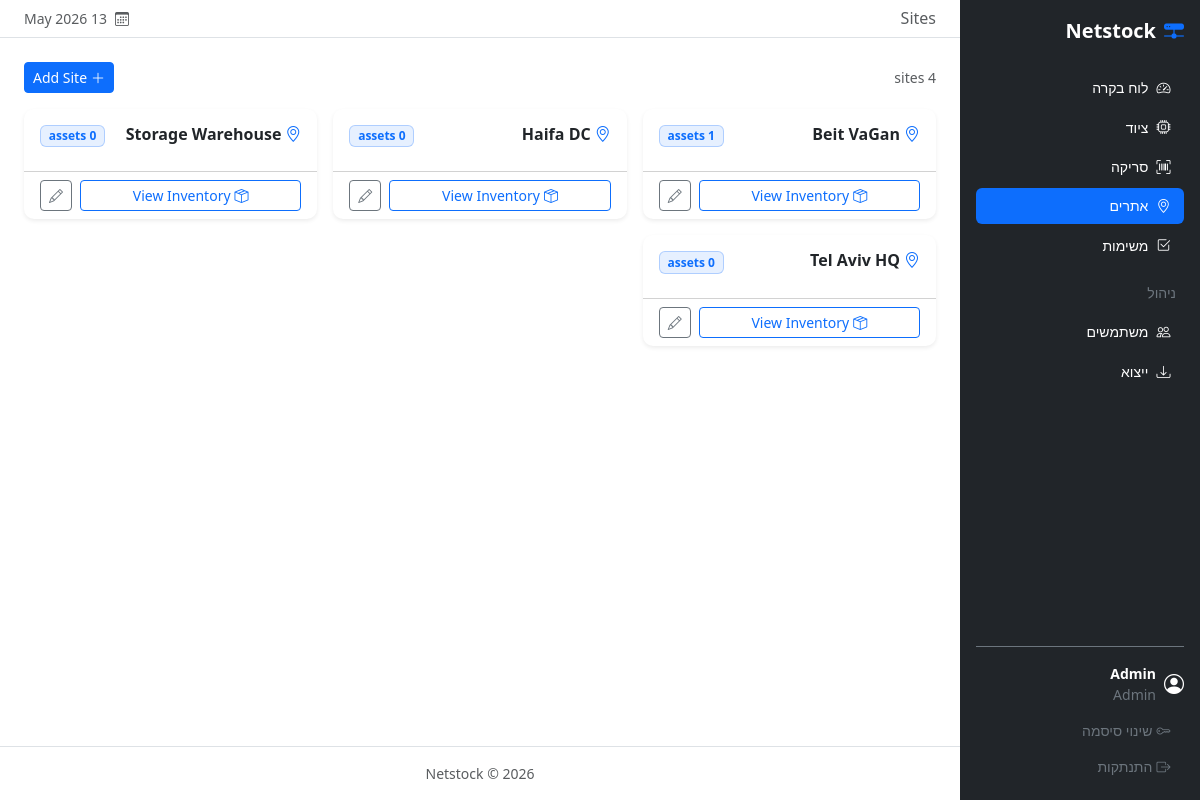
The page /sites/ (signed in) on the database its author committed.
### app/models/user.py (models this page shows, shortened)
class User(UserMixin, db.Model):
    __tablename__ = 'users'
    id = db.Column(db.Integer, primary_key=True)
    name = db.Column(db.String(100), nullable=False)
    email = db.Column(db.String(150), unique=True, nullable=False)
    password_hash = db.Column(db.String(255), nullable=False)
    role = db.Column(db.Enum('admin', 'technician', 'viewer', name='user_role'),
                     nullable=False, default='technician')
    created_at = db.Column(db.DateTime, default=datetime.utcnow)
    assigned_assets = db.relationship('Asset', foreign_keys='Asset.assigned_to_id',
                                      backref='assignee', lazy='dynamic')
    events = db.relationship('AssetEvent', backref='performed_by_user', lazy='dynamic')
    tasks = db.relationship('Task', backref='assignee', lazy='dynamic')
    @property
    def is_admin(self):
        return self.role == 'admin'

### app/models/site.py (models this page shows, shortened)
class Site(db.Model):
    __tablename__ = 'sites'
    id = db.Column(db.Integer, primary_key=True)
    name = db.Column(db.String(150), nullable=False)
    address = db.Column(db.Text)
    notes = db.Column(db.Text)
    current_assets = db.relationship('Asset', foreign_keys='Asset.current_site_id',
                                     backref='current_site', lazy='dynamic')
    events_from = db.relationship('AssetEvent', foreign_keys='AssetEvent.from_site_id',
                                  backref='from_site', lazy='dynamic')
    events_to = db.relationship('AssetEvent', foreign_keys='AssetEvent.to_site_id',
                                backref='to_site', lazy='dynamic')

### app/routes/sites.py (the view)
@sites_bp.route('/')
@login_required
def list_sites():
    sites = Site.query.order_by(Site.name).all()
    counts = {
        s.id: Asset.query.filter_by(current_site_id=s.id).count()
        for s in sites
    }
    return render_template('sites/list.html', sites=sites, counts=counts)

### app/models/user.py (called while the page is built)
@login_manager.user_loader
def load_user(user_id):
    return User.query.get(int(user_id))

### app/templates/sites/list.html (shortened to what this page needs)
{% extends 'base.html' %}
{% block page_title %}Sites{% endblock %}
{% block content %}
<div class="d-flex justify-content-between align-items-center mb-3">
  <span class="text-muted small">{{ sites | length }} site{{ 's' if sites | length != 1 }}</span>
  {% if current_user.is_admin %}
  <a href="{{ url_for('sites.new_site') }}" class="btn btn-primary btn-sm">
    <i class="bi bi-plus-lg me-1"></i>Add Site
  </a>
  {% endif %}
</div>
<div class="row g-3">
  {% for site in sites %}
  <div class="col-md-6 col-lg-4">
    <div class="card border-0 shadow-sm h-100">
      <div class="card-body">
        <div class="d-flex justify-content-between align-items-start mb-2">
          <h6 class="card-title mb-0 fw-semibold">
            <i class="bi bi-geo-alt text-primary me-1"></i>{{ site.name }}
          </h6>
          <span class="badge bg-primary bg-opacity-10 text-primary border border-primary border-opacity-25">
            {{ counts.get(site.id, 0) }} assets
          </span>
        </div>
      </div>
      <div class="card-footer bg-transparent d-flex gap-2">
        <a href="{{ url_for('sites.detail', id=site.id) }}" class="btn btn-sm btn-outline-primary flex-grow-1">
          <i class="bi bi-box-seam me-1"></i>View Inventory
        </a>
        {% if current_user.is_admin %}
        <a href="{{ url_for('sites.edit', id=site.id) }}" class="btn btn-sm btn-outline-secondary">
          <i class="bi bi-pencil"></i>
        </a>
        {% endif %}
      </div>
    </div>
  </div>
  {% else %}
  <div class="col-12 text-center text-muted py-5">
    <i class="bi bi-geo-alt fs-3 d-block mb-2"></i>No sites yet.
  </div>
  {% endfor %}
</div>
{% endblock %}

### app/templates/base.html (shortened to what this page needs)
<!DOCTYPE html>
<html lang="he" dir="rtl">
<head>
  <link rel="stylesheet" href="https://cdn.jsdelivr.net/npm/bootstrap@5.3.3/dist/css/bootstrap.rtl.min.css" />
  <link rel="stylesheet" href="https://cdn.jsdelivr.net/npm/bootstrap-icons@1.11.3/font/bootstrap-icons.min.css" />
  <link rel="stylesheet" href="{{ url_for('static', filename='css/style.css') }}" />
</head>
<body>
<div class="d-flex">
  <nav id="sidebar" class="bg-dark text-white d-flex flex-column p-3">
    <a href="{{ url_for('main.dashboard') }}" class="navbar-brand text-white fw-bold fs-5 mb-4 d-flex align-items-center gap-2">
      <i class="bi bi-hdd-network-fill text-primary"></i> Netstock
    </a>
    <ul class="nav nav-pills flex-column gap-1 flex-grow-1">
      <li class="nav-item">
        <a href="{{ url_for('main.dashboard') }}"
           class="nav-link text-white {% if request.endpoint == 'main.dashboard' %}active{% endif %}">
          <i class="bi bi-speedometer2 me-2"></i>לוח בקרה
        </a>
      </li>
      <li class="nav-item">
        <a href="{{ url_for('assets.list_assets') }}"
           class="nav-link text-white {% if request.blueprint == 'assets' %}active{% endif %}">
          <i class="bi bi-cpu me-2"></i>ציוד
        </a>
      </li>
      <li class="nav-item">
        <a href="{{ url_for('scan.index') }}" class="nav-link text-white {% if request.blueprint == 'scan' %}active{% endif %}">
          <i class="bi bi-upc-scan me-2"></i>סריקה
        </a>
      </li>
      <li class="nav-item">
        <a href="{{ url_for('sites.list_sites') }}"
           class="nav-link text-white {% if request.blueprint == 'sites' %}active{% endif %}">
          <i class="bi bi-geo-alt me-2"></i>אתרים
        </a>
      </li>
      <li class="nav-item">
        <a href="{{ url_for('tasks.list_tasks') }}" class="nav-link text-white {% if request.blueprint == 'tasks' %}active{% endif %}">
          <i class="bi bi-check2-square me-2"></i>משימות
        </a>
      </li>
      {% if current_user.is_admin %}
      <li class="nav-item mt-2">
        <span class="nav-link text-secondary small text-uppercase px-2">ניהול</span>
      </li>
      <li class="nav-item">
        <a href="{{ url_for('admin.users') }}"
           class="nav-link text-white {% if request.endpoint == 'admin.users' or request.endpoint == 'admin.new_user' or request.endpoint == 'admin.edit_user' %}active{% endif %}">
          <i class="bi bi-people me-2"></i>משתמשים
        </a>
      </li>
      <li class="nav-item">
        <a href="{{ url_for('admin.export') }}"
           class="nav-link text-white {% if request.endpoint == 'admin.export' %}active{% endif %}">
          <i class="bi bi-download me-2"></i>ייצוא
        </a>
      </li>
      {% endif %}
    </ul>
    <div class="mt-auto border-top border-secondary pt-3">
      <div class="d-flex align-items-center gap-2 mb-2 small text-secondary">
        <i class="bi bi-person-circle fs-5 text-white"></i>
        <div>
          <div class="text-white fw-semibold">{{ current_user.name }}</div>
          <div class="text-capitalize">{{ current_user.role }}</div>
        </div>
      </div>
      <a href="{{ url_for('auth.change_password') }}" class="nav-link text-secondary small">
        <i class="bi bi-key me-1"></i>שינוי סיסמה
      </a>
      <a href="{{ url_for('auth.logout') }}" class="nav-link text-secondary small">
        <i class="bi bi-box-arrow-right me-1"></i>התנתקות
      </a>
    </div>
  </nav>
  <div class="flex-grow-1 d-flex flex-column min-vh-100">
    <header class="bg-white border-bottom px-4 py-2 d-flex align-items-center justify-content-between sticky-top">
      <h6 class="mb-0 text-muted fw-normal">{% block page_title %}{% endblock %}</h6>
      <div class="d-flex align-items-center gap-2 small text-muted">
        <i class="bi bi-calendar3"></i>{{ now.strftime('%d %b %Y') }}
      </div>
    </header>
    <main class="flex-grow-1 p-4">
      {% block content %}{% endblock %}
    </main>
    <footer class="text-center text-muted small py-3 border-top">
      Netstock &copy; {{ now.year }}
    </footer>
  </div>
</div>
</body>
</html>

### app/static/css/style.css (style rules this page uses)
#sidebar { width: 240px; min-height: 100vh; position: sticky; top: 0; height: 100vh; overflow-y: auto; flex-shrink: 0; }
#sidebar .nav-link { border-radius: 6px; font-size: 0.875rem; padding: 0.45rem 0.85rem; transition: background-color 0.15s; }
#sidebar .nav-link.active { background-color: var(--bs-primary); }
.card { border-radius: 10px; }

### rows shown on the page
User: name "Admin", role "Admin", strftime "13 May 2026"
Site: name "Beit VaGan", get "1"
Site: name "Haifa DC"
Site: name "Storage Warehouse"
Site: name "Tel Aviv HQ", get "0"

### other values the page prints
{{ 's' if sites | length != 1 }} "s"
